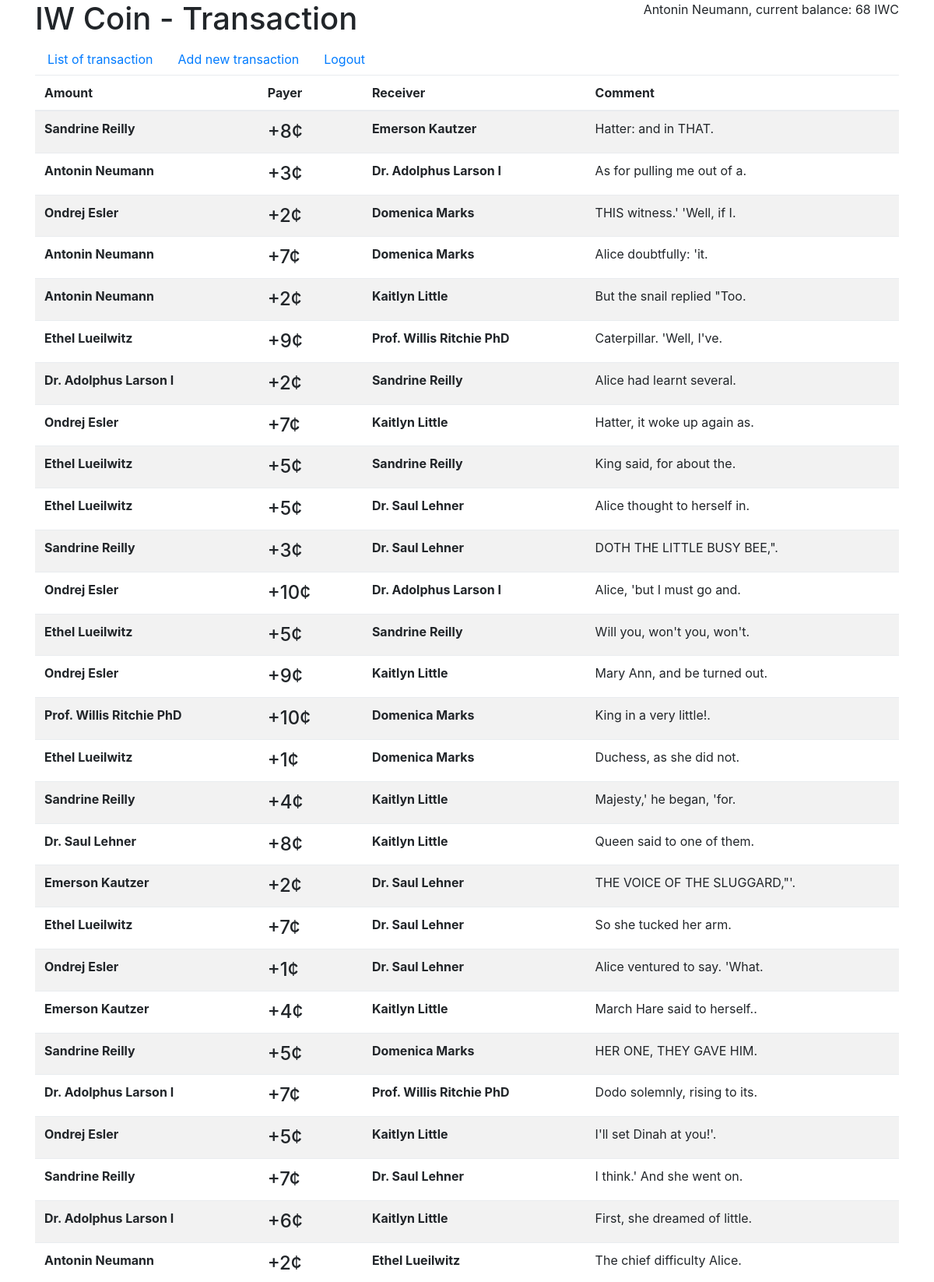
The page / (signed in, upper part) on the database its author committed.
### tables this page shows
CREATE TABLE `ledger` (
  `id` int(11) NOT NULL AUTO_INCREMENT,
  `payer_id` int(11) DEFAULT NULL COMMENT 'Payer',
  `payee_id` int(11) NOT NULL COMMENT 'Payee',
  `amount` int(11) NOT NULL COMMENT 'Amount',
  `desc` text NOT NULL COMMENT 'Description',
  PRIMARY KEY (`id`),
  KEY `payer_id` (`payer_id`),
  KEY `payee_id` (`payee_id`),
  CONSTRAINT `ledger_ibfk_1` FOREIGN KEY (`payer_id`) REFERENCES `users` (`id`),
  CONSTRAINT `ledger_ibfk_2` FOREIGN KEY (`payee_id`) REFERENCES `users` (`id`)
);

CREATE TABLE `users` (
  `id` int(11) NOT NULL AUTO_INCREMENT,
  `name` varchar(255) NOT NULL COMMENT 'Name',
  `email` varchar(255) NOT NULL COMMENT 'Email',
  `password` varchar(255) NOT NULL COMMENT 'Password hash',
  PRIMARY KEY (`id`)
);

### include/model.php (called while the page is built, shortened)
<?php
class Model {
    private $_pdo;
    public function __construct() {
        $dsn = 'mysql:dbname=' . getenv('MYSQL_DATABASE') . ';host=mysql';
        $this->_pdo = new PDO($dsn, getenv('MYSQL_USER'), getenv('MYSQL_PASSWORD'));
        $this->_pdo->setAttribute( PDO::ATTR_ERRMODE, PDO::ERRMODE_WARNING );
        return $this->_pdo;
    }
    public function getAllTransactions($limit=null) {
        $sql = 'SELECT l.*, u1.name as payer, u2.name as payee
            FROM ledger l
            LEFT JOIN users u1 ON u1.id = l.payer_id
            LEFT JOIN users u2 ON u2.id = l.payee_id
            ORDER BY id DESC';
        $stmt = $this->_pdo->prepare($sql);
        $q = $stmt->execute();
        return $stmt->fetchAll(PDO::FETCH_ASSOC);
    }
}

### include/list.php (the view)
<?php
$transactions = $model->getAllTransactions($_GET['limit']);
?>
<h1>IW Coin - Transaction</h1>
<?php include_once('include/nav.php'); ?>
<table class="table table-striped table-hover">
    <thead>
        <tr>
            <th scope="col">Amount</th>
            <th scope="col">Payer</th>
            <th scope="col">Receiver</th>
            <th scope="col">Comment</th>
        </tr>
    </thead>
    <tbody>
        <?php foreach($transactions as $tr): ?>
        <tr>
            <td class="font-weight-bold"><?= ENABLE_XSS ? $tr['payer'] : htmlentities($tr['payer']) ?></td>
            <th scope="row" class="h4">+<?= $tr['amount'] ?>¢</th>
            <td class="font-weight-bold"><?= ENABLE_XSS ? $tr['payee'] : htmlentities($tr['payee']) ?></td>
            <td><?= ENABLE_XSS ? $tr['desc'] : htmlentities($tr['desc']) ?></td>
        </tr>
        <?php endforeach; ?>
    </tbody>
</table>

### rows shown on the page
ledger: payer.name "Sandrine Reilly", amount "8", payee.name "Emerson Kautzer", desc "Hatter: and in THAT."
ledger: payer.name "Antonin Neumann", amount "3", payee.name "Dr. Adolphus Larson I", desc "As for pulling me out of a."
ledger: payer.name "Ondrej Esler", amount "2", payee.name "Domenica Marks", desc "THIS witness.' 'Well, if I."
ledger: payer.name "Antonin Neumann", amount "7", payee.name "Domenica Marks", desc "Alice doubtfully: 'it."
ledger: payer.name "Antonin Neumann", amount "2", payee.name "Kaitlyn Little", desc "But the snail replied \"Too."
ledger: payer.name "Ethel Lueilwitz", amount "9", payee.name "Prof. Willis Ritchie PhD", desc "Caterpillar. 'Well, I've."
ledger: payer.name "Dr. Adolphus Larson I", amount "2", payee.name "Sandrine Reilly", desc "Alice had learnt several."
ledger: payer.name "Ondrej Esler", amount "7", payee.name "Kaitlyn Little", desc "Hatter, it woke up again as."
ledger: payer.name "Ethel Lueilwitz", amount "5", payee.name "Sandrine Reilly", desc "King said, for about the."
ledger: payer.name "Ethel Lueilwitz", amount "5", payee.name "Dr. Saul Lehner", desc "Alice thought to herself in."
ledger: payer.name "Sandrine Reilly", amount "3", payee.name "Dr. Saul Lehner", desc "DOTH THE LITTLE BUSY BEE,\"."
ledger: payer.name "Ondrej Esler", amount "10", payee.name "Dr. Adolphus Larson I", desc "Alice, 'but I must go and."
ledger: payer.name "Ethel Lueilwitz", amount "5", payee.name "Sandrine Reilly", desc "Will you, won't you, won't."
ledger: payer.name "Ondrej Esler", amount "9", payee.name "Kaitlyn Little", desc "Mary Ann, and be turned out."
ledger: payer.name "Prof. Willis Ritchie PhD", amount "10", payee.name "Domenica Marks", desc "King in a very little!."
ledger: payer.name "Ethel Lueilwitz", amount "1", payee.name "Domenica Marks", desc "Duchess, as she did not."
ledger: payer.name "Sandrine Reilly", amount "4", payee.name "Kaitlyn Little", desc "Majesty,' he began, 'for."
ledger: payer.name "Dr. Saul Lehner", amount "8", payee.name "Kaitlyn Little", desc "Queen said to one of them."
ledger: payer.name "Emerson Kautzer", amount "2", payee.name "Dr. Saul Lehner", desc "THE VOICE OF THE SLUGGARD,\"'."
ledger: payer.name "Ethel Lueilwitz", amount "7", payee.name "Dr. Saul Lehner", desc "So she tucked her arm."
ledger: payer.name "Ondrej Esler", amount "1", payee.name "Dr. Saul Lehner", desc "Alice ventured to say. 'What."
ledger: payer.name "Emerson Kautzer", amount "4", payee.name "Kaitlyn Little", desc "March Hare said to herself.."
ledger: payer.name "Sandrine Reilly", amount "5", payee.name "Domenica Marks", desc "HER ONE, THEY GAVE HIM."
ledger: payer.name "Dr. Adolphus Larson I", amount "7", payee.name "Prof. Willis Ritchie PhD", desc "Dodo solemnly, rising to its."
ledger: payer.name "Ondrej Esler", amount "5", payee.name "Kaitlyn Little", desc "I'll set Dinah at you!'."
ledger: payer.name "Sandrine Reilly", amount "7", payee.name "Dr. Saul Lehner", desc "I think.' And she went on."
ledger: payer.name "Dr. Adolphus Larson I", amount "6", payee.name "Kaitlyn Little", desc "First, she dreamed of little."
ledger: payer.name "Antonin Neumann", amount "2", payee.name "Ethel Lueilwitz", desc "The chief difficulty Alice."

### other values the page prints
$_SESSION['user']['name'] "Antonin Neumann"
$currentUserBalance "68"
